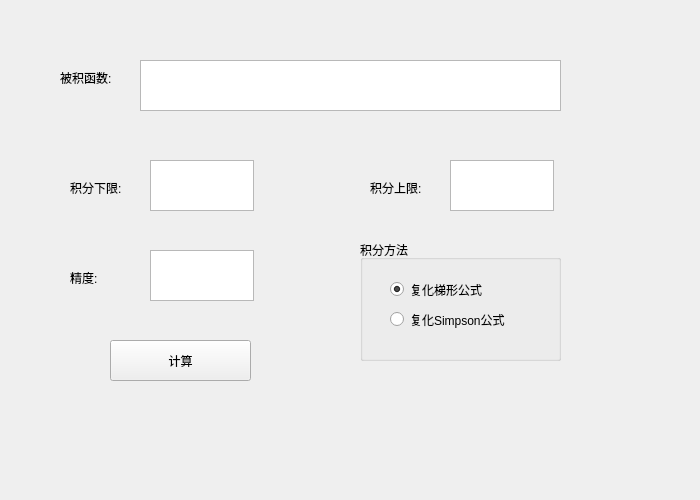
<?xml version="1.0" encoding="UTF-8"?>
<ui version="4.0">
 <class>E5t2</class>
 <widget class="QWidget" name="E5t2">
  <property name="geometry">
   <rect>
    <x>0</x>
    <y>0</y>
    <width>700</width>
    <height>500</height>
   </rect>
  </property>
  <property name="windowTitle">
   <string>Form</string>
  </property>
  <widget class="QLabel" name="label">
   <property name="geometry">
    <rect>
     <x>60</x>
     <y>70</y>
     <width>72</width>
     <height>15</height>
    </rect>
   </property>
   <property name="text">
    <string>被积函数:</string>
   </property>
  </widget>
  <widget class="QPlainTextEdit" name="plainTextEdit">
   <property name="geometry">
    <rect>
     <x>140</x>
     <y>60</y>
     <width>421</width>
     <height>51</height>
    </rect>
   </property>
  </widget>
  <widget class="QLabel" name="label_2">
   <property name="geometry">
    <rect>
     <x>70</x>
     <y>180</y>
     <width>72</width>
     <height>15</height>
    </rect>
   </property>
   <property name="text">
    <string>积分下限:</string>
   </property>
  </widget>
  <widget class="QPlainTextEdit" name="plainTextEdit_2">
   <property name="geometry">
    <rect>
     <x>150</x>
     <y>160</y>
     <width>104</width>
     <height>51</height>
    </rect>
   </property>
  </widget>
  <widget class="QPlainTextEdit" name="plainTextEdit_3">
   <property name="geometry">
    <rect>
     <x>450</x>
     <y>160</y>
     <width>104</width>
     <height>51</height>
    </rect>
   </property>
  </widget>
  <widget class="QLabel" name="label_3">
   <property name="geometry">
    <rect>
     <x>370</x>
     <y>180</y>
     <width>72</width>
     <height>15</height>
    </rect>
   </property>
   <property name="text">
    <string>积分上限:</string>
   </property>
  </widget>
  <widget class="QPlainTextEdit" name="plainTextEdit_4">
   <property name="geometry">
    <rect>
     <x>150</x>
     <y>250</y>
     <width>104</width>
     <height>51</height>
    </rect>
   </property>
  </widget>
  <widget class="QLabel" name="label_4">
   <property name="geometry">
    <rect>
     <x>70</x>
     <y>270</y>
     <width>41</width>
     <height>16</height>
    </rect>
   </property>
   <property name="text">
    <string>精度:</string>
   </property>
  </widget>
  <widget class="QGroupBox" name="groupBox">
   <property name="geometry">
    <rect>
     <x>360</x>
     <y>240</y>
     <width>201</width>
     <height>121</height>
    </rect>
   </property>
   <property name="title">
    <string>积分方法</string>
   </property>
   <widget class="QRadioButton" name="radioButton">
    <property name="geometry">
     <rect>
      <x>30</x>
      <y>40</y>
      <width>115</width>
      <height>19</height>
     </rect>
    </property>
    <property name="text">
     <string>复化梯形公式</string>
    </property>
    <property name="checked">
     <bool>true</bool>
    </property>
   </widget>
   <widget class="QRadioButton" name="radioButton_2">
    <property name="geometry">
     <rect>
      <x>30</x>
      <y>70</y>
      <width>151</width>
      <height>19</height>
     </rect>
    </property>
    <property name="text">
     <string>复化Simpson公式</string>
    </property>
   </widget>
  </widget>
  <widget class="QPushButton" name="pushButton">
   <property name="geometry">
    <rect>
     <x>110</x>
     <y>340</y>
     <width>141</width>
     <height>41</height>
    </rect>
   </property>
   <property name="text">
    <string>计算</string>
   </property>
  </widget>
 </widget>
 <resources/>
 <connections/>
</ui>
